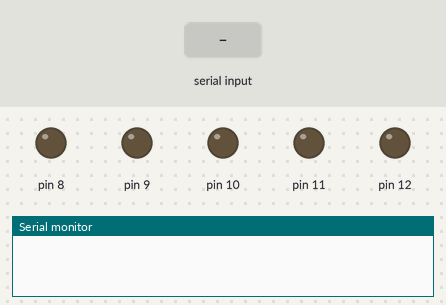
Recording of a sketch running on a simulated Arduino Uno, built with avr-gcc and run on an emulated ATmega328P. Parts: output pins drawn as LEDs (lit = HIGH), the last lines printed to the serial monitor. Inputs (shaded band) come from the test bench.

Above: at 1.2 s.
1.3 s: "Q" received over Serial
At 2.3 s:
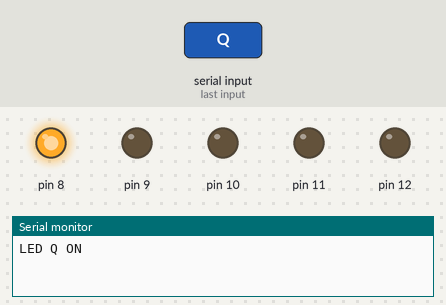
2.8 s: "W" received over Serial
At 3.4 s:
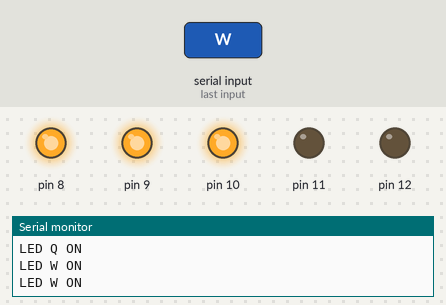
4.3 s: "R" received over Serial
At 4.6 s:
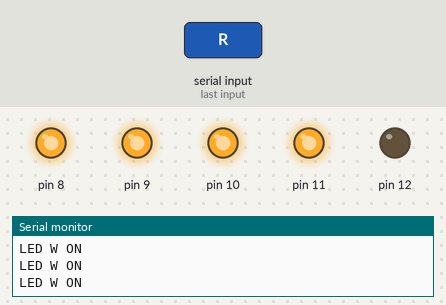
5.8 s: "T" received over Serial
At 6.9 s:
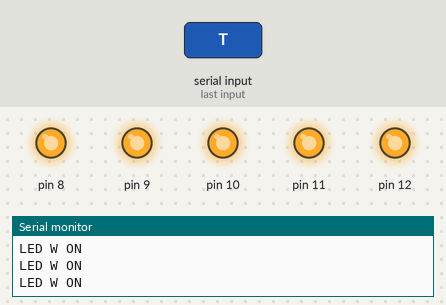
Timing chart, 0 to 8.3 s (numbered marks = the images above; inputs shaded):
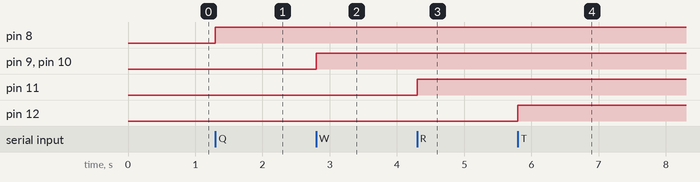

The sketch:

serialmonitorcontrol.ino
```cpp
void setup() {
  // put your setup code here, to run once:
  Serial.begin(9600);
  for (int j=8; j<13; j++)
  {
    pinMode(j, OUTPUT);
  }
}

void loop() {
  // put your main code here, to run repeatedly:
  if(Serial.available() > 0)
  {
    int InputKarakter = Serial.read();
    switch(InputKarakter)
    {
    case 'Q':
      digitalWrite(8, HIGH);
      Serial.println("LED Q ON");
      break;

    case 'W':
      digitalWrite(9, HIGH);
      Serial.println("LED W ON");\

    case 'E':
      digitalWrite(10, HIGH);
      Serial.println("LED W ON");
      break;

    case 'R':
      digitalWrite(11, HIGH);
      Serial.println("LED W ON");
      break;

    case 'T':
      digitalWrite(12, HIGH);
      Serial.println("LED W ON");
      break;

     default:
      for (int j=8; j<13; j++)
      {
        digitalWrite(j,LOW);
        Serial.println("LED OFF");
      }
    }
  }
}
```

Measured:
- after the input at 1.3 s, pin 8: LOW → HIGH at once
- after the input at 2.8 s, pin 9, pin 10: LOW → HIGH at once
- after the input at 4.3 s, pin 11: LOW → HIGH at once
- after the input at 5.8 s, pin 12: LOW → HIGH at once
